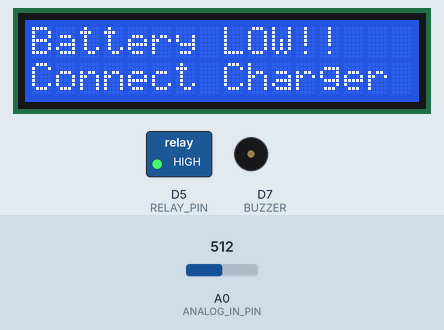
Simulated run of this sketch. Board: ESP8266 (Wemos D1 mini). Parts: 16×2 character LCD, switched loads named in the sketch (green lamp = pin HIGH), buzzer (waves = sounding, pin HIGH). The inputs (shaded band) are chosen by the test bench; at power-on: A0 (ANALOG_IN_PIN) = 512. WiFi joins after 1.5 s; servers stay silent unless stated; what the sketch prints to the serial monitor is not drawn.

Above: at 18.2 s.
18.3 s: A0 (ANALOG_IN_PIN) set to 808
At 40.2 s:
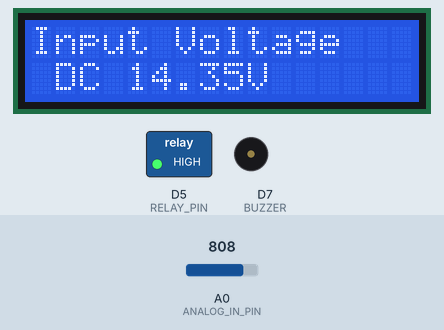
40.3 s: A0 (ANALOG_IN_PIN) set to 836
At 50.2 s:
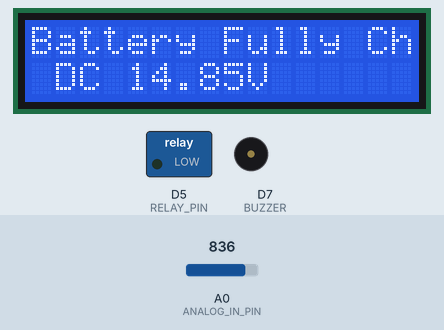
50.7 s: A0 (ANALOG_IN_PIN) set to 900
At 72.5 s:
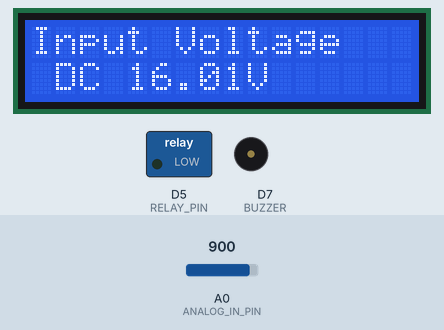
72.7 s: A0 (ANALOG_IN_PIN) set to 750
At 81.7 s:
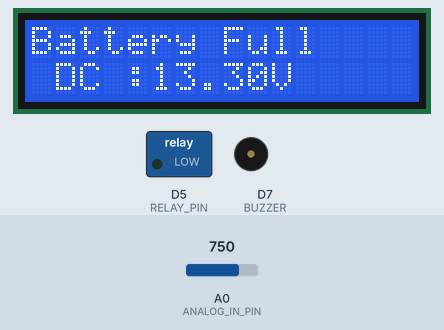
82.6 s: A0 (ANALOG_IN_PIN) set to 718
At 105.1 s:
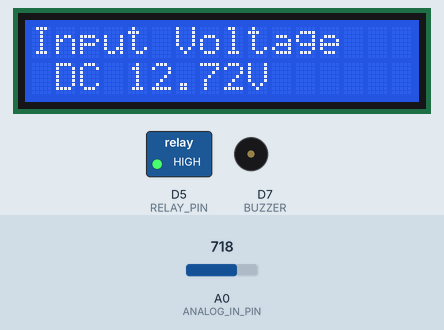
Timing chart, 0 to 105.6 s (numbered marks = the images above; inputs shaded):
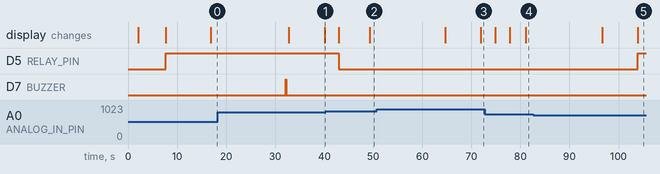

The sketch:

Ips_Circuit_Work.ino
```cpp
/*-------Author by---------
------Md. Rasel Ahmed------*/

#include <Wire.h>
#include <LiquidCrystal_I2C.h>
#include <ESP8266WiFi.h>
#include <WiFiClient.h>
#include <ESP8266WebServer.h>
#include <ElegantOTA.h>


const char* ssid = "RASEL HOME";
const char* password = "Home@2004";

ESP8266WebServer server(80);

#ifdef ESP8266
#include <ESP8266WiFi.h>
#define ANALOG_IN_PIN A0
#define RELAY_PIN D5  // GPIO2 on Wemos D1 Mini
#define BUZZER D7
const float REF_VOLTAGE = 3.3;  // ESP8266 ADC reference voltage is 3.3V

#elif defined(ARDUINO_AVR_NANO)
#define ANALOG_IN_PIN A0
#define RELAY_PIN 4
const float REF_VOLTAGE = 5.0;  // Arduino Nano reference voltage is 5V

#else
#error "Unsupported board selected. Please use an ESP8266 or Arduino Nano."
#endif

// Voltage thresholds
const float FULL_CUTOFF_VOLTAGE = 14.6;
const float LOW_CUTOFF_VOLTAGE = 13;

// Voltage measurement variables
float adc_voltage = 0.0;
float in_voltage = 0.0;
float averageVoltage;

// Resistor values for voltage divider (in ohms)
const float R1 = 46000.0;  // 47KOhm      45.8k
const float R2 = 10000.0;  // 10KOhm      9.8k

// ADC value
int adc_value = 0;

// LCD configuration
LiquidCrystal_I2C lcd(0x27, 16, 2);

// Timing variables
unsigned long previousMillis = 0;
unsigned long previousMillis2 = 0;
unsigned long ota_progress_millis = 0;
const long interval = 5000;  // 5 seconds

void setup(void) {
  lcd.init();
  lcd.backlight();
  Serial.begin(115200);
  pinMode(BUZZER, OUTPUT);
  pinMode(RELAY_PIN, OUTPUT);
  // digitalWrite(RELAY_PIN, HIGH);
  // delay(50);
  digitalWrite(RELAY_PIN, LOW);

  WiFi.begin(ssid, password);
  Serial.print("Connecting to ");
  Serial.print(ssid);
  while (WiFi.status() != WL_CONNECTED) {
    delay(1000);
    Serial.print(".");
  }
  Serial.println();

  Serial.print("Connected! IP address: ");
  Serial.println(WiFi.localIP());

  server.on("/", HTTP_GET, []() {
    server.send(200, "text/plain", "Hello, this is the root page!");
  });

  // Initialize ElegantOTA
  ElegantOTA.begin(&server);
  ElegantOTA.onStart(onOTAStart);
  ElegantOTA.onProgress(onOTAProgress);
  ElegantOTA.onEnd(onOTAEnd);

  server.begin();
  Serial.println("HTTP server started");

  Serial.println("System Initialized");
  lcd.print("System Initialized");
  lcd.setCursor(0, 1);
  lcd.print("Please wait...");
  // digitalWrite(BUZZER, HIGH);
  // delay(2000);
  // digitalWrite(BUZZER, LOW);
}

void loop() {
  server.handleClient();
  ElegantOTA.loop();

  unsigned long currentMillis = millis();

  if (currentMillis - previousMillis2 <= 5000) {
    displayWelcomeMessage();
  } else if (currentMillis - previousMillis2 <= 15000) {
    Voltage();
  } else if (currentMillis - previousMillis2 <= 30000) {
    displayVoltageStatus();
  } else if (currentMillis - previousMillis2 >= 32000) {
    if(digitalRead(RELAY_PIN) == 1){
      digitalWrite(BUZZER, 1);
      delay(100);
      digitalWrite(BUZZER, 0);
      delay(100);
    }
    previousMillis2 = currentMillis;
  }

  delay(400);
}

void displayWelcomeMessage() {
  lcd.clear();
  lcd.setCursor(0, 0);
  lcd.print("360 TECH KNOWLEDGE");
  lcd.setCursor(0, 1);
  lcd.print("DSP Solar IPS");
}

void Voltage() {
  const int numReadings = 50;
  float voltageReadings[numReadings];
  float totalVoltage = 0.0;

  for (int i = 0; i < numReadings; i++) {
    adc_value = analogRead(ANALOG_IN_PIN);
    adc_voltage = (adc_value * REF_VOLTAGE) / 1023.0;
    in_voltage = adc_voltage * (R1 + R2) / R2;
    voltageReadings[i] = in_voltage;
    totalVoltage += voltageReadings[i];
    delay(50);
  }

  averageVoltage = (totalVoltage / numReadings) - .25;
  // averageVoltage = -.20;

  lcd.clear();
  lcd.setCursor(0, 0);
  lcd.print("Input Voltage");
  lcd.setCursor(1, 1);
  lcd.print("DC ");
  lcd.print(averageVoltage, 2);
  lcd.print("V");

  if (averageVoltage < LOW_CUTOFF_VOLTAGE) {
    Serial.println("Low voltage detected. Charging On.");
    digitalWrite(RELAY_PIN, HIGH);
  } else if (averageVoltage > FULL_CUTOFF_VOLTAGE) {
    Serial.println("Full voltage detected. Charging off.");
    digitalWrite(RELAY_PIN, LOW);
  }
}

void displayVoltageStatus() {
  if (averageVoltage >= 14.2) {
    lcd.clear();
    lcd.setCursor(0, 0);
    lcd.print("Battery Fully Charged");
    lcd.setCursor(1, 1);
    lcd.print("DC ");
    lcd.print(averageVoltage, 2);
    lcd.print("V");
  } else if (averageVoltage >= 13.7) {
    lcd.clear();
    lcd.setCursor(0, 0);
    lcd.print("Standard Charged Full");
    lcd.setCursor(1, 1);
    lcd.print("DC ");
    lcd.print(averageVoltage, 2);
    lcd.print("V");
  } else if (averageVoltage <= 11) {
    lcd.clear();
    lcd.setCursor(0, 0);
    lcd.print("Battery LOW!!");
    lcd.setCursor(0, 1);
    lcd.print("Connect Charger");
  } else {
    lcd.clear();
    lcd.setCursor(0, 0);
    lcd.print("Battery Full");
    lcd.setCursor(1, 1);
    lcd.print("DC :");
    lcd.print(averageVoltage, 2);
    lcd.print("V");
  }
}

void Beep() {
  digitalWrite(BUZZER, HIGH);
  delay(50);
  digitalWrite(BUZZER, LOW);
  delay(50);
  digitalWrite(BUZZER, HIGH);
  delay(50);
  digitalWrite(BUZZER, LOW);
}
/////////OTA///////////
void onOTAStart() {
  // Log when OTA has started
  Serial.println("OTA update started!");
  // <Add your own code here>
}

void onOTAProgress(size_t current, size_t final) {
  // Log every 1 second
  if (millis() - ota_progress_millis > 1000) {
    ota_progress_millis = millis();
    Serial.printf("OTA Progress Current: %u bytes, Final: %u bytes\n", current, final);
  }
}

void onOTAEnd(bool success) {
  // Log when OTA has finished
  if (success) {
    Serial.println("OTA update finished successfully!");
  } else {
    Serial.println("There was an error during OTA update!");
  }
  // <Add your own code here>
}
```

Measured:
- the behaviour switches between 822 and 823 on A0 (ANALOG_IN_PIN) (found by bisection; images 1 and 2)
- the behaviour switches between 734 and 733 on A0 (ANALOG_IN_PIN) (found by bisection; images 4 and 5)
- after the input at 40.3 s, D5 (RELAY_PIN): HIGH → LOW after 2.7 s; the display: first changes after 2.7 s (image 2 shows a later state)
- after the input at 72.7 s, the display: first changes after 2.1 s (image 4 shows a later state)
- after the input at 82.6 s, D5 (RELAY_PIN): LOW → HIGH after 21.4 s
